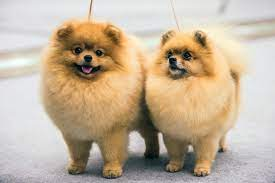
#> input picture RBG/image3.jpg, 275 x 183 px, found by its file name
$ python blue.py
#> lines starting #> are read from the running program, lines starting #| are printed output that depends on the picture
import cv2
import numpy as np

img = cv2.imread("C:\\Users\\Itesha\\DIP\\RBG\\image3.jpg")
#> img is the input picture: shape (183, 275, 3); mean B, G, R 156.2, 178.3, 195.5
blue=img
blue[:,:,0]=img[:,:,1]
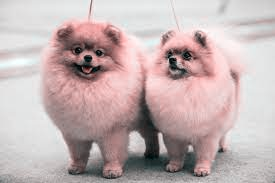
#> blue: shape (183, 275, 3); mean B, G, R 178.3, 178.3, 195.5

cv2.imwrite('blue.jpg', blue)
cv2.waitKey(0)
cv2.destroyAllWindows()
